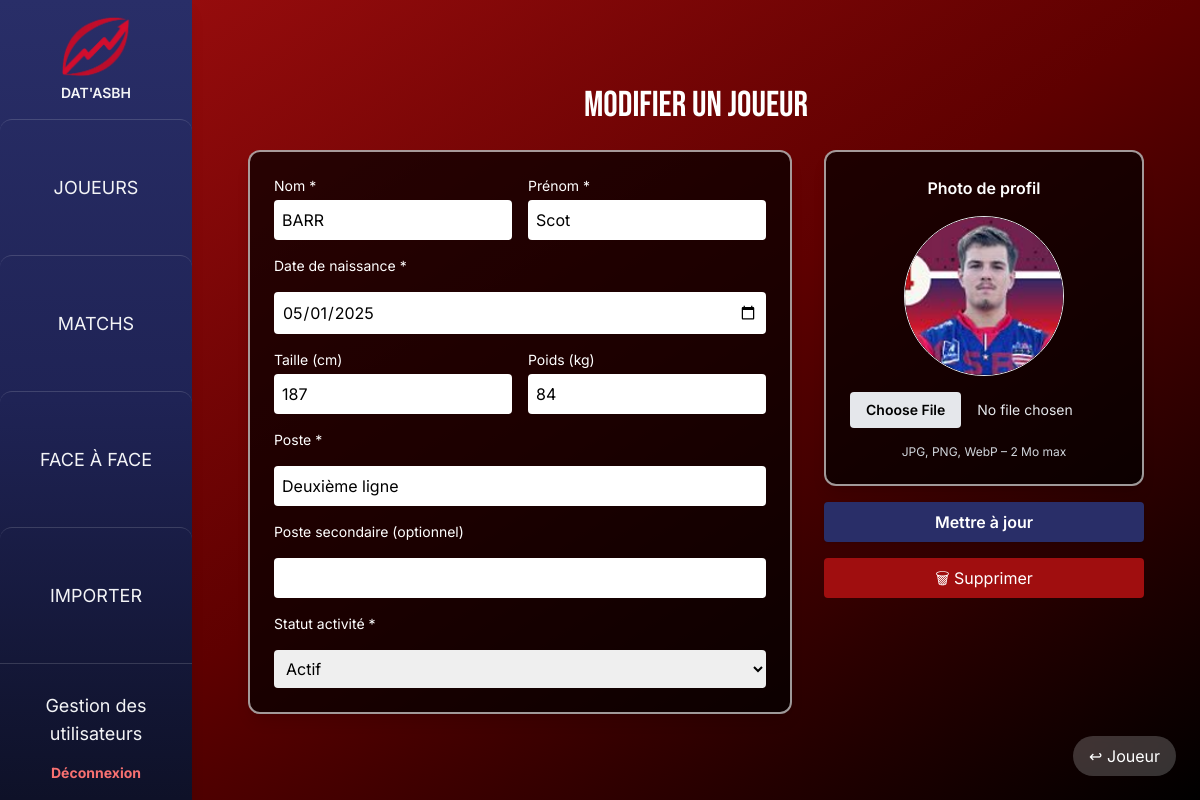
/modifier_joueur.php?id=1 (signed in), run on the app's committed database.
### tables this page shows
CREATE TABLE `joueur` (
  `id_joueur` int(11) NOT NULL,
  `nom_joueur` varchar(100) DEFAULT NULL,
  `prenom_joueur` varchar(100) DEFAULT NULL,
  `date_naissance` date DEFAULT NULL,
  `poste` varchar(100) DEFAULT NULL,
  `poste_secondaire` varchar(100) NOT NULL,
  `photo_path` varchar(120) NOT NULL,
  `taille_cm` int(11) NOT NULL,
  `poids_kg` int(11) NOT NULL,
  `activite` enum('actif','inactif') NOT NULL DEFAULT 'actif'
);

### modifier_joueur.php (the view, shortened to what this page needs)
<?php
$pdo = getBD();
$pdo->setAttribute(PDO::ATTR_ERRMODE, PDO::ERRMODE_EXCEPTION);
$id = intval($_GET['id'] ?? 0);
$stmt = $pdo->prepare("SELECT * FROM joueur WHERE id_joueur = ?");
$stmt->execute([$id]);
$joueur = $stmt->fetch(PDO::FETCH_ASSOC);
$poste        = $joueur['poste'] ?? '';
$posteSecond  = $joueur['poste_secondaire'] ?? '';
$activite     = $joueur['activite'] ?? 'actif';
?>
<!doctype html>
<html lang="fr">
<head>
  <script src="https://cdn.tailwindcss.com"></script>
</head>
<body class="bg-gradient-to-br from-[#A00E0F] via-[#5e0000] to-black text-white font-sans min-h-screen">
  <?php include 'sidebar.php'; ?>
  <main class="ml-0 md:ml-48 flex flex-col items-center justify-center p-6 min-h-screen">
    <h1 class="font-title text-3xl md:text-4xl uppercase mb-6">Modifier un joueur</h1>
    <form method="post" enctype="multipart/form-data" class="max-w-4xl w-full flex flex-col md:flex-row gap-8">
      <section class="md:flex-1 bg-black/70 border-2 border-white/60 rounded-xl p-6 shadow-lg space-y-4">
        <div class="flex gap-4">
          <div class="flex-1">
            <label class="block text-sm mb-1" for="nom">Nom *</label>
            <input
              id="nom" name="nom" type="text" required
              value="<?= htmlspecialchars($joueur['nom_joueur']) ?>"
              class="w-full p-2 rounded text-black"
            >
          </div>
          <div class="flex-1">
            <label class="block text-sm mb-1" for="prenom">Prénom *</label>
            <input
              id="prenom" name="prenom" type="text" required
              value="<?= htmlspecialchars($joueur['prenom_joueur']) ?>"
              class="w-full p-2 rounded text-black"
            >
          </div>
        </div>
        <label class="block text-sm mb-1" for="date_naissance">Date de naissance *</label>
        <input
          id="date_naissance" name="date_naissance" type="date" required
          value="<?= htmlspecialchars($joueur['date_naissance']) ?>"
          class="w-full p-2 rounded text-black"
        >
        <div class="flex gap-4">
          <div class="flex-1">
            <label class="block text-sm mb-1" for="taille_cm">Taille (cm)</label>
            <input
              id="taille_cm" name="taille_cm" type="number" min="100" max="250"
              value="<?= htmlspecialchars($joueur['taille_cm']) ?>"
              class="w-full p-2 rounded text-black"
            >
          </div>
          <div class="flex-1">
            <label class="block text-sm mb-1" for="poids_kg">Poids (kg)</label>
            <input
              id="poids_kg" name="poids_kg" type="number" min="30" max="250"
              value="<?= htmlspecialchars($joueur['poids_kg']) ?>"
              class="w-full p-2 rounded text-black"
            >
          </div>
        </div>
        <label class="block text-sm mb-1" for="poste">Poste *</label>
        <input
          id="poste" name="poste" type="text" required
          value="<?= htmlspecialchars($poste) ?>"
          class="w-full p-2 rounded text-black"
        >
        <label class="block text-sm mb-1" for="poste_secondaire">Poste secondaire (optionnel)</label>
        <input
          id="poste_secondaire" name="poste_secondaire" type="text"
          value="<?= htmlspecialchars($posteSecond) ?>"
          class="w-full p-2 rounded text-black"
        >
        <label class="block text-sm mb-1" for="activite">Statut activité *</label>
        <select id="activite" name="activite" required class="w-full p-2 rounded text-black">
          <option value="actif"    <?= $activite === 'actif'    ? 'selected' : '' ?>>Actif</option>
        </select>
      </section>
      <aside class="md:w-80 flex flex-col items-stretch gap-4">
        <div class="bg-black/70 border-2 border-white/60 rounded-xl p-6 text-center shadow-lg space-y-4">
          <h2 class="font-semibold">Photo de profil</h2>
          <img
            id="preview"
            src="<?= htmlspecialchars($joueur['photo_path'] ?? 'images/default_avatar.jpg') ?>"
            alt="Aperçu"
            class="w-40 h-40 mx-auto object-cover rounded-full border"
          >
          <input
            type="file" name="photo" id="photo" accept=".jpg,.jpeg,.png,.webp"
            class="block w-full text-sm text-gray-200 file:mr-4 file:py-2 file:px-4
                   file:rounded file:border-0 file:bg-gray-200
                   file:text-black file:font-semibold hover:file:bg-gray-300"
          >
          <p class="text-xs text-gray-300">JPG, PNG, WebP – 2 Mo max</p>
        </div>
        <button type="submit"
                class="bg-primary hover:bg-primaryDark text-white font-semibold py-2 rounded shadow">
          Mettre à jour
        </button>
<button type="submit"
        form="deleteForm"
        onclick="return confirmDelete('<?= htmlspecialchars($joueur['prenom_joueur'].' '.$joueur['nom_joueur']) ?>');"
        class="w-full bg-danger hover:bg-red-700 px-4 py-2 rounded">
  🗑 Supprimer
</button>
          <a href="joueur.php?id=<?= $id ?>" class="fixed bottom-6 right-6 bg-white/20 hover:bg-primary px-4 py-2 rounded-full backdrop-blur-sm">↩ Joueur</a>
      </aside>
    </form>
  </main>
</body>
</html>

### data on the page
joueur: nom "BARR", prenom "Scot", date_naissance "05/01/2025", taille_cm "187", poids_kg "84", poste "Deuxième ligne", activite "Actif", photo_path (picture)
